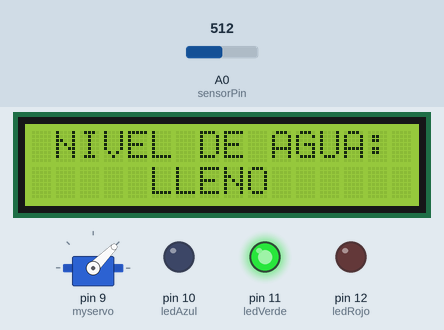
This sketch was run on a simulated Arduino Uno, built with avr-gcc and run on an emulated ATmega328P. Parts: 16×2 character LCD, servo, output pins drawn as LEDs (lit = HIGH). Dashed ring = blinking. The test bench sets the inputs (shaded band); at power-on: A0 (sensorPin) = 512. Pins used as bus, display or sensor lines are not drawn; what the sketch prints to the serial monitor is not drawn.

Above: at 3.2 s.
3.3 s: A0 (sensorPin) set to 503
At 4.1 s:
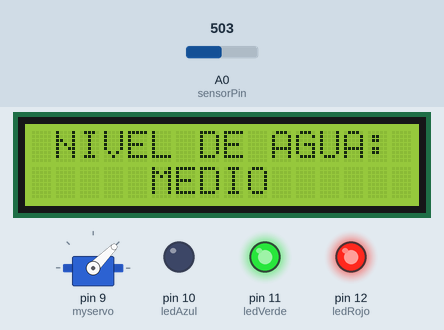
4.8 s: A0 (sensorPin) set to 318
6.3 s: A0 (sensorPin) set to 296
At 7.5 s:
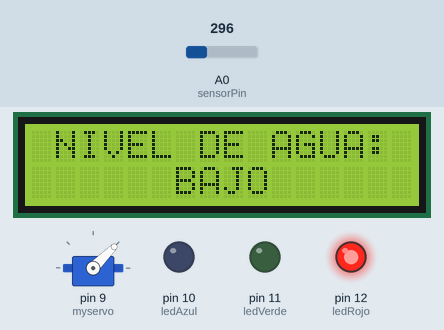
7.8 s: A0 (sensorPin) set to 0
At 9.2 s:
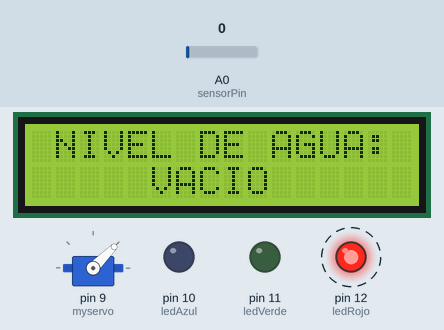
Timing chart, 0 to 11.8 s (numbered marks = the images above; inputs shaded):
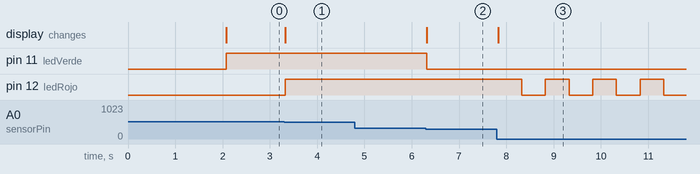

The sketch:

ProyectoFinal.ino
```cpp
#include <Wire.h>
#include <LiquidCrystal.h>
#include <Servo.h>

LiquidCrystal lcd (7,6,5,4,3,2);

int lowerThreshold = 310;
int upperThreshold = 510;
int val = 0;
int ledRojo = 12;
int ledVerde = 11;
int ledAzul= 10;
int pos;
int Opc='C';

#define sensorPower 7
#define sensorPin A0

Servo myservo;

void setup() {
  Serial.begin(9600);
  lcd.begin(16,2);
  pinMode(sensorPower, OUTPUT);
  digitalWrite(sensorPower, LOW);

  myservo.attach(9);
  myservo.write(45);

  pinMode(ledRojo, OUTPUT);
  pinMode(ledVerde, OUTPUT);
  pinMode(ledAzul, OUTPUT);

  Serial.print("Conexión Bluetooth en espera");
  delay(2000);
}

void loop() {
  int level = readSensor();

  if(Serial.available()>0){
    Opc = Serial.read();
    Serial.println("OPC:"); Serial.print(Opc);

    switch(Opc){
      case 'A':
      myservo.write(0);
      break;

      case 'B':
      myservo.write(0);
      break;

      default: Serial.println("OPCION NO VÁLIDA"); break;

      }
    }

  if (level == 0) {
    Serial.println(" NIVEL DE AGUA: Vacío");
    lcd.setCursor(0,0);
    lcd.print(" NIVEL DE AGUA: ");
    lcd.setCursor(0,1);
    lcd.print("     VACIO      ");

   while(level == 0) {
     analogWrite(ledRojo, 255);
     analogWrite(ledVerde, 0);
     analogWrite(ledAzul, 0);
     delay(500);
     analogWrite(ledRojo, 0);
     analogWrite(ledVerde, 0);
     analogWrite(ledAzul, 0);
     delay(500);
    }

  } else if (level > 0 && level <= lowerThreshold) {
    Serial.println("NIVEL DE AGUA: BAJO");
    lcd.setCursor(0,0);
    lcd.print(" NIVEL DE AGUA: ");
    lcd.setCursor(0,1);
    lcd.print("      BAJO      ");

    analogWrite(ledRojo, 255);
    analogWrite(ledVerde, 0);
    analogWrite(ledAzul, 0);

  } else if (level > lowerThreshold && level <= upperThreshold) {
    Serial.println("NIVEL DE AGUA: MEDIO");
    lcd.setCursor(0,0);
    lcd.print(" NIVEL DE AGUA: ");
    lcd.setCursor(0,1);
    lcd.print("     MEDIO     ");

    analogWrite(ledRojo, 255);
    analogWrite(ledVerde, 255);
    analogWrite(ledAzul, 0);

  } else if (level > upperThreshold) {
    Serial.println("NIVEL DE AGUA: ALTO");
    lcd.setCursor(0,0);
    lcd.print(" NIVEL DE AGUA: ");
    lcd.setCursor(0,1);
    lcd.print("     LLENO     ");

    analogWrite(ledRojo, 0);
    analogWrite(ledVerde, 255);
    analogWrite(ledAzul, 0);
  }
}


int readSensor() {
  digitalWrite(sensorPower, HIGH);
  delay(10);
  val = analogRead(sensorPin);
  digitalWrite(sensorPower, LOW);
  return val;
}
```

Measured:
- the behaviour switches between 511 and 510 on A0 (sensorPin) (found by bisection; images 0 and 1)
- the behaviour switches between 311 and 310 on A0 (sensorPin) (found by bisection; images 1 and 2)
- after the input at 3.3 s, pin 12 (ledRojo): LOW → HIGH at once; the display: changes at once (image 1)
- after the input at 4.8 s, every drawn part: stays the same
- after the input at 6.3 s, pin 11 (ledVerde): HIGH → LOW at once; the display: changes at once (image 2)
- after the input at 7.8 s, pin 12 (ledRojo): alternates HIGH for 0.50 s and LOW for 0.50 s, starting after 0.53 s; the display: changes at once (image 3)
